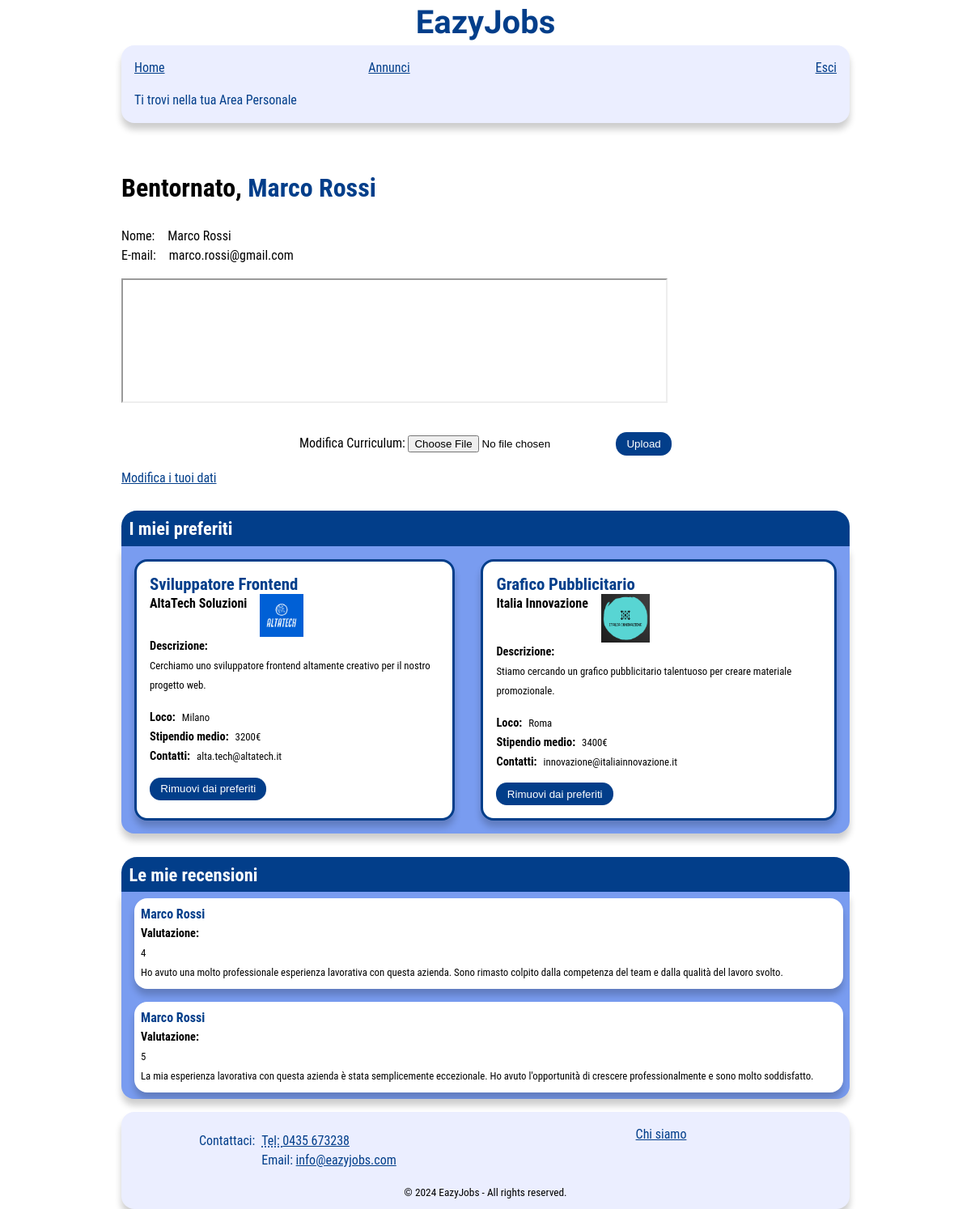
Before: /EazyJobs/User.php (signed in) with the older database file.
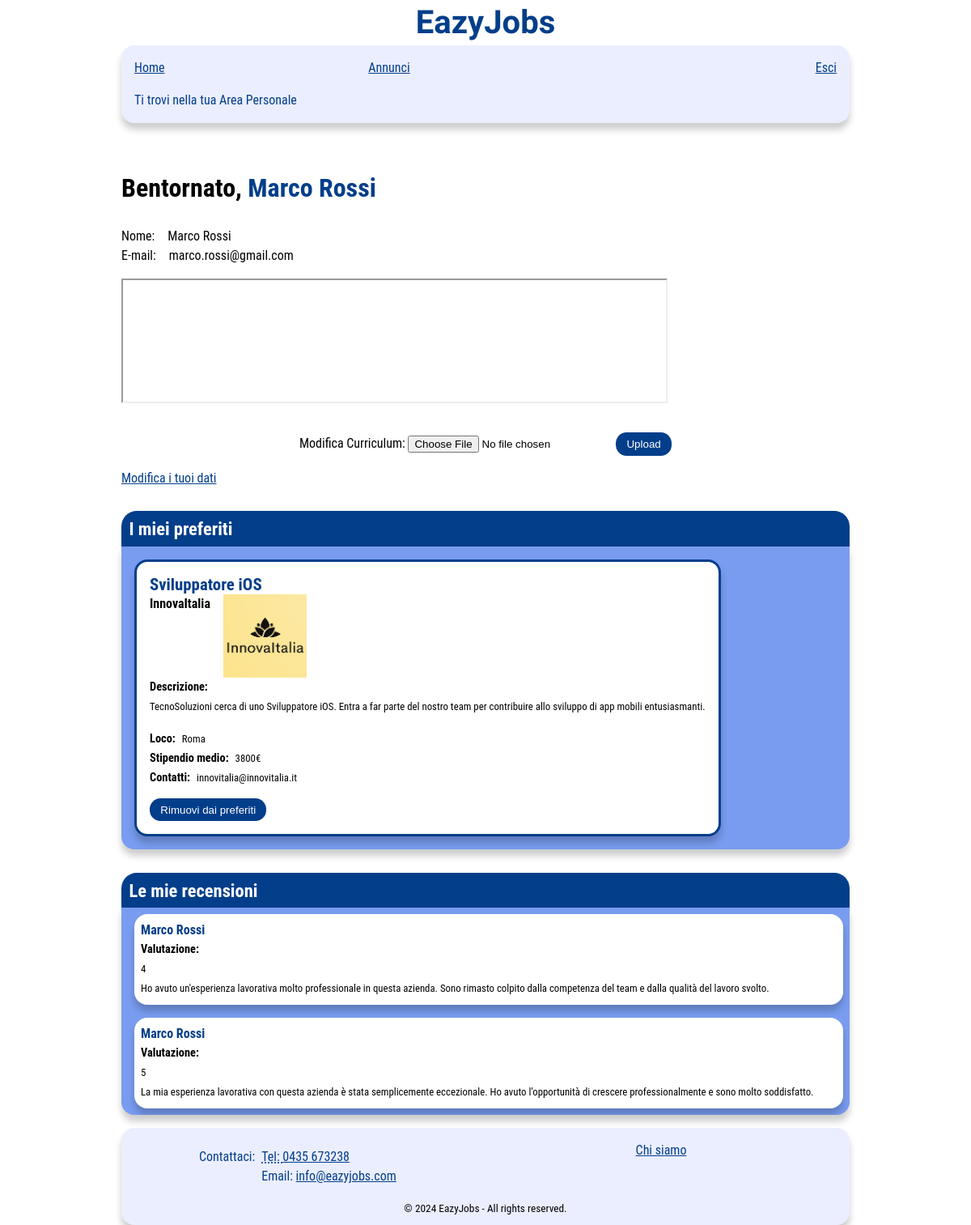
After: the same page with the newer database file.
### tables this page shows
CREATE TABLE IF NOT EXISTS utenti
(
    id int NOT NULL AUTO_INCREMENT,
    email character varying(60) NOT NULL,
    password character varying(60) NOT NULL,
	nome character varying(60) NOT NULL,
    cv_path character varying(90),
    PRIMARY KEY (id)
);

CREATE TABLE IF NOT EXISTS preferiti
(
    utenti_id int NOT NULL,
    annuncio_id int NOT NULL,
    PRIMARY KEY (utenti_id, annuncio_id),
	FOREIGN KEY (utenti_id)
    REFERENCES utenti (id)
    ON UPDATE CASCADE
    ON DELETE CASCADE,
	FOREIGN KEY(annuncio_id)
    REFERENCES annunci(id)
    ON UPDATE CASCADE
    ON DELETE CASCADE
);

CREATE TABLE IF NOT EXISTS annunci
(
    id int NOT NULL AUTO_INCREMENT,
    titolo character varying(60) NOT NULL,
	locazione character varying(60) NOT NULL,
	data_pub datetime NOT NULL,
	settore character varying(60) NOT NULL,
	remoto boolean NOT NULL,
    presenza boolean NOT NULL,
	contratto character varying(60) NOT NULL,
    `desc_breve` character varying(200) NOT NULL,
	`desc_completa` character varying(500) NOT NULL,
    livello_istruzione character varying(90) NOT NULL,
	esperienza integer NOT NULL,
    stipendio decimal NOT NULL,
    azienda_id int NOT NULL,
    PRIMARY KEY (id),
	FOREIGN KEY (azienda_id)
    REFERENCES aziende (id)
    ON UPDATE CASCADE
    ON DELETE CASCADE
);

CREATE TABLE IF NOT EXISTS aziende
(
    id int NOT NULL AUTO_INCREMENT,
    email character varying(60) NOT NULL,
    password character varying(100) NOT NULL,
	nome character varying(60) NOT NULL,
	sito character varying(50) NOT NULL,
	fondazione integer NOT NULL,
	dipendenti integer NOT NULL,
	fatturato integer NOT NULL,
	sede character varying(60) NOT NULL,
	settore character varying(60) NOT NULL,
	`desc` character varying (500) NOT NULL,
    logo_path character varying(90),
    PRIMARY KEY (id)
);

CREATE TABLE IF NOT EXISTS valutazioni
(
    utenti_id int NOT NULL,
    aziende_id int NOT NULL,
    commento character varying(300),
    voto integer NOT NULL CHECK (voto > 0 AND voto <=5),
    PRIMARY KEY (aziende_id, utenti_id),
	FOREIGN KEY (utenti_id)
    REFERENCES utenti (id)
    ON UPDATE CASCADE
    ON DELETE CASCADE,
	FOREIGN KEY(aziende_id)
    REFERENCES aziende(id)
    ON UPDATE CASCADE
    ON DELETE CASCADE
);

### EazyJobs/models/utente.php (called while the page is built, shortened)
<?php
  class Utente {
    private $conn;
    private $table = 'utenti';
    public function __construct($db) {
      $this->conn = $db;
    }
    public function getById($utenteId) {
      $query = 'SELECT * FROM ' . $this->table . ' WHERE id = :utenteId';
      $stmt = $this->conn->prepare($query);
      $stmt->bindParam(':utenteId', $utenteId);
      $stmt->execute();
      return $stmt;
  }
}

### EazyJobs/models/annuncio.php (called while the page is built, shortened)
<?php
class Annuncio
{
  private $conn;
  public function __construct($db)
  {
    $this->conn = $db;
  }
  public static function getById($conn, $id)
  {
    $query = 'SELECT annunci.id AS annuncio_id, annunci.*, aziende.*
                FROM annunci
                INNER JOIN aziende ON annunci.azienda_id = aziende.id
                WHERE annunci.id = :annuncioId';
    $stmt = $conn->prepare($query);
    $stmt->bindParam(':annuncioId', $id);
    $stmt->execute();
    return $stmt;
  }
  public function getAllSaved($userId)
  {
    $query = 'SELECT annuncio_id FROM preferiti WHERE utenti_id = :userId';
    $stmt = $this->conn->prepare($query);
    $stmt->bindParam(':userId', $userId);
    $stmt->execute();
    return $stmt;
  }
}

### EazyJobs/models/valutazione.php (called while the page is built, shortened)
<?php
  class Valutazione {
    private $conn;
    public function __construct($db) {
      $this->conn = $db;
    }
      public function getAll_byUtenteId($utenteId) {
        $query = 'SELECT valutazioni.*, utenti.nome AS nome
                  FROM valutazioni
                  INNER JOIN utenti ON valutazioni.utenti_id = utenti.id
                  WHERE valutazioni.utenti_id = :utenteId';
        $stmt = $this->conn->prepare($query);
        $stmt->bindParam(':utenteId', $utenteId);
        $stmt->execute();
        return $stmt;
    }
}

### EazyJobs/User.php (the view, shortened to what the changed rows need)
<?php
  if (isset($_SESSION['user_id'])) {
    include_once './models/utente.php';
    include_once './models/valutazione.php';
    include_once './models/annuncio.php';
    $database = new Database();
    $db = $database->connect();
    $utente = new Utente($db);
    $userId = $_SESSION['user_id'];
    $result = $utente->getById($userId);
    $num = $result->rowCount();
    if($num > 0) {
      $userName = "";
      $str_utente = "";
      while ($row = $result->fetch(PDO::FETCH_ASSOC)) {
          extract($row);
          $userName = $nome;
          $str_utente .= '
          <dl class="dati-utente">
            <dt>Nome: </dt>
            <dd>' . $nome . '</dd>
            <dt>E-mail: </dt>
            <dd>' . $email . '</dd>
          </dl>
          <div id="cv-section">';
        if (!empty($cv_path)) {
            $cv_path = str_replace('../../', './', $cv_path);
            $str_utente .= '<iframe id="cv-preview" src="' . $cv_path . '#toolbar=0&navpanes=0&scrollbar=0" title="Curriculum Vitae"></iframe>';
        } else {
            $str_utente .= 'Nessun file caricato';
        }
        $str_utente .= '</div>';
      }
    }
    $annuncio = new Annuncio($db);
    $resultSet = $annuncio->getAllSaved($userId);
    $str_annunci = "";
    if ($resultSet->rowCount() > 0) {
      while ($row = $resultSet->fetch(PDO::FETCH_ASSOC)) {
        $annuncioDetails = Annuncio::getById($db, $row['annuncio_id']);
        if ($annuncioDetails) {
            $annuncio = $annuncioDetails->fetch(PDO::FETCH_ASSOC);
            if ($annuncio) {
                $str_annunci .= "
                    <li id='annuncio-" . $annuncio['annuncio_id'] . "'>
                            <h3>" . $annuncio['titolo'] . "</h3>
                        <div class='header-annunci'>
                        <h4>" . $annuncio['nome'] . "</h4>
                        <img src='./assets/logos/". $annuncio['azienda_id'] ."_logo.png' alt='Logo azienda " . $annuncio['nome'] ."'>
                        </div>
                        <h5>Descrizione:</h5>
                        <p>" . $annuncio['desc_breve'] . "</p>
                        <ul class='job-info'>
                            <li><h5>Loco:</h5><p>" . $annuncio['locazione'] . "</p></li>
                            <li><h5>Stipendio medio:</h5><p>" . $annuncio['stipendio'] . "€</p></li>
                            <li><h5>Contatti:</h5><p>" . $annuncio['email'] . "</p></li>
                        </ul>
                        <input type='submit' class='bottone-rimuovi-preferiti' value='Rimuovi dai preferiti' aria-label=\"Rimuovi l'annuncio " . $annuncio['titolo'] . " dai tuoi preferiti\" data-id='" . $annuncio['annuncio_id'] . "'>
                    </li>";
            }
        }
      }
  } else {
    $str_annunci = '<li class="nessun-trovato">(!) Nessun annuncio salvato</li>';
  }
    $valutazione = new Valutazione($db);
    $result = $valutazione->getAll_byUtenteId($userId);
    $num = $result->rowCount();
    if($num > 0) {
      $str_valutazioni = "";
      while ($row = $result->fetch(PDO::FETCH_ASSOC)) {
          extract($row);
          $str_valutazioni .=
              "<li>\n" .
              "<h3>" . $nome . "</h3>\n" .
              "<div class='valutazione'>\n" .
              "<h4>Valutazione:</h4><p>" . $voto . "</p>\n" .
              "</div>\n" .
              "<p>" . $commento . "</p>\n" .
              "</li>\n";
      }
  } else {
    $str_valutazioni = '<li class="nessun-trovato">(!) Nessuna recensione trovata</li>';
  }
  $nomefile = "./templates/User.html";
  $contenuto = file_get_contents($nomefile);
  $errors = isset($_GET['errors']) ? json_decode(urldecode($_GET['errors']), true) : [];
  $cvErrore = isset($errors['cv']) ? htmlspecialchars($errors['cv']) : '';
  $contenuto = str_replace("cv-errore-placeholder", $cvErrore, $contenuto);
  $contenuto = str_replace("nome-placeholder", strval($userName), $contenuto);
  $contenuto = str_replace("", $str_utente, $contenuto);
  $contenuto = str_replace("", $str_annunci, $contenuto);
  $contenuto = str_replace("", $str_valutazioni, $contenuto);
  echo $contenuto;
}
?>

Changed rows visible on the page:
removed preferiti: annuncio.titolo "Sviluppatore Frontend", aziende.nome "AltaTech Soluzioni", shows a picture, annuncio.desc_breve "Cerchiamo uno sviluppatore frontend altamente creativo per il nostro progetto web.", annuncio.locazione "Milano", annuncio.stipendio "3200", aziende.email "alta.tech@altatech.it"
removed preferiti: annuncio.titolo "Grafico Pubblicitario", aziende.nome "Italia Innovazione", shows a picture, annuncio.desc_breve "Stiamo cercando un grafico pubblicitario talentuoso per creare materiale promozionale.", annuncio.locazione "Roma", annuncio.stipendio "3400", aziende.email "innovazione@italiainnovazione.it"
added preferiti: annuncio.titolo "Sviluppatore iOS", aziende.nome "InnovaItalia", annuncio.desc_breve "TecnoSoluzioni cerca di uno Sviluppatore iOS. Entra a far parte del nostro team per contribuire allo sviluppo di app mobili entusiasmanti.", annuncio.locazione "Roma", annuncio.stipendio "3800", aziende.email "innovitalia@innovitalia.it"
changed valutazioni: commento "Ho avuto una molto professionale esperienza lavorativa con questa azienda. Sono rimasto colpito dalla competenza del team e dalla qualità del lavoro svolto." → "Ho avuto un'esperienza lavorativa molto professionale in questa azienda. Sono rimasto colpito dalla competenza del team e dalla qualità del lavoro svolto."
